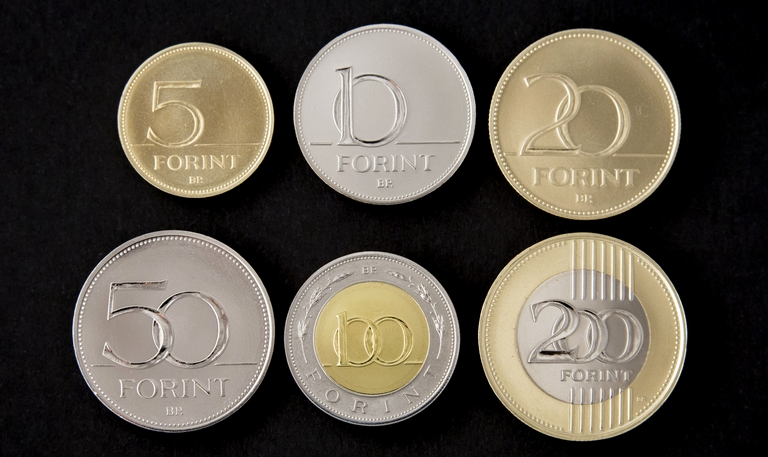
#> input picture src/images/others/forintok.jpg, 768 x 457 px, found by its file name
$ python main.py
#> lines starting #> are read from the running program, lines starting #| are printed output that depends on the picture; after the words box and inside, x2 and y2 are one past the last pixel; in counts of white or black regions, pixels touching at a corner belong together
import cv2
import argparse
import numpy as np

"""
coin = cv2.imread('Images/forintok.jpg', 1)
cv2.imshow("kep", coin)
cv2.waitKey(0)
gray = cv2.imread('Images/forintok.jpg', 0)
"""

"""
gray1 = cv2.cvtColor(coins, cv2.COLOR_BGR2GRAY)
cv2.imshow("kep3", gray1)
cv2.waitKey(0)
"""

# load the image, clone it for output, and then convert it to grayscale<font></font>
image = cv2.imread('Images/forintok.jpg', 1)
#> image is the input picture: shape (457, 768, 3); mean B, G, R 71.6, 82.1, 88.7
# image = cv2.resize(image, (0, 0), fx=0.2, fy=0.2) #saját kép transzformációja
output = image.copy()
gray = cv2.cvtColor(image, cv2.COLOR_BGR2GRAY)
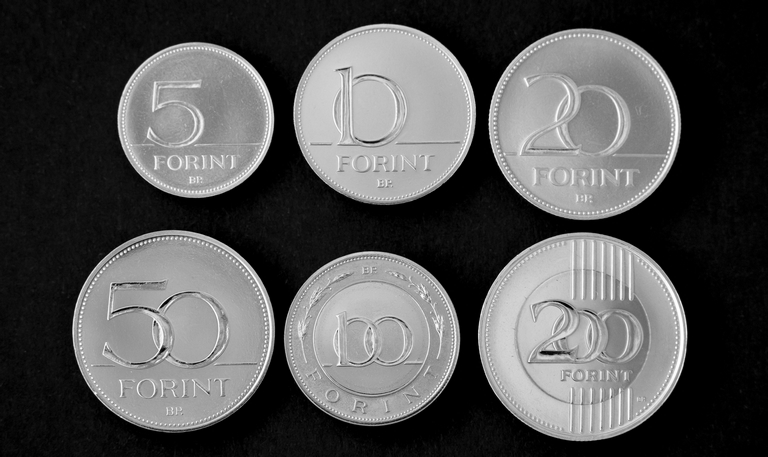
#> gray: shape (457, 768); min 0, max 255, mean 82.9
# detect circles in the image
circles = cv2.HoughCircles(gray, cv2.HOUGH_GRADIENT, 1, 142)
#> circles = [[584.5, 123.5, 96.4], [384.5, 114.5, 90.8], [582.5, 337.5, 100.5], [176.5, 328.5, 97.9], [192.5, 122.5, 74.9], [380.5, 334.5, 78.3]]

# ensure at least some circles were found
if circles is not None:
	# convert the (x, y) coordinates and radius of the circles to integers
	circles = np.round(circles[0, :]).astype("int")
#> circles = [[584, 124, 96], [384, 114, 91], [582, 338, 100], [176, 328, 98], [192, 122, 75], [380, 334, 78]]
	# loop over the (x, y) coordinates and radius of the circles
	for (x, y, r) in circles:
		# draw the circle in the output image, then draw a rectangle
		# corresponding to the center of the circle
		cv2.circle(output, (x, y), r, (0, 255, 0), 4)
		cv2.rectangle(output, (x - 5, y - 5), (x + 5, y + 5), (0, 128, 255), -1)
#> this loop made 6 passes
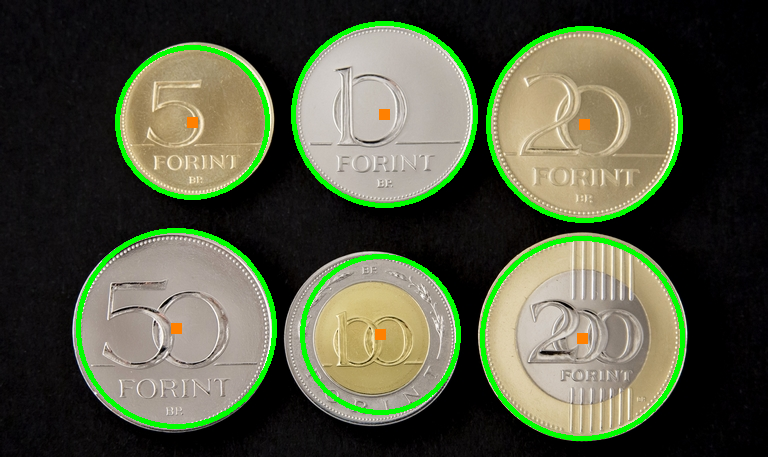
#> output: shape (457, 768, 3); 4.97% of pixels changed, all inside (x1, y1, x2, y2) = (76, 21, 685, 441)
	# show the output image
	cv2.imshow("output", np.hstack([image, output]))
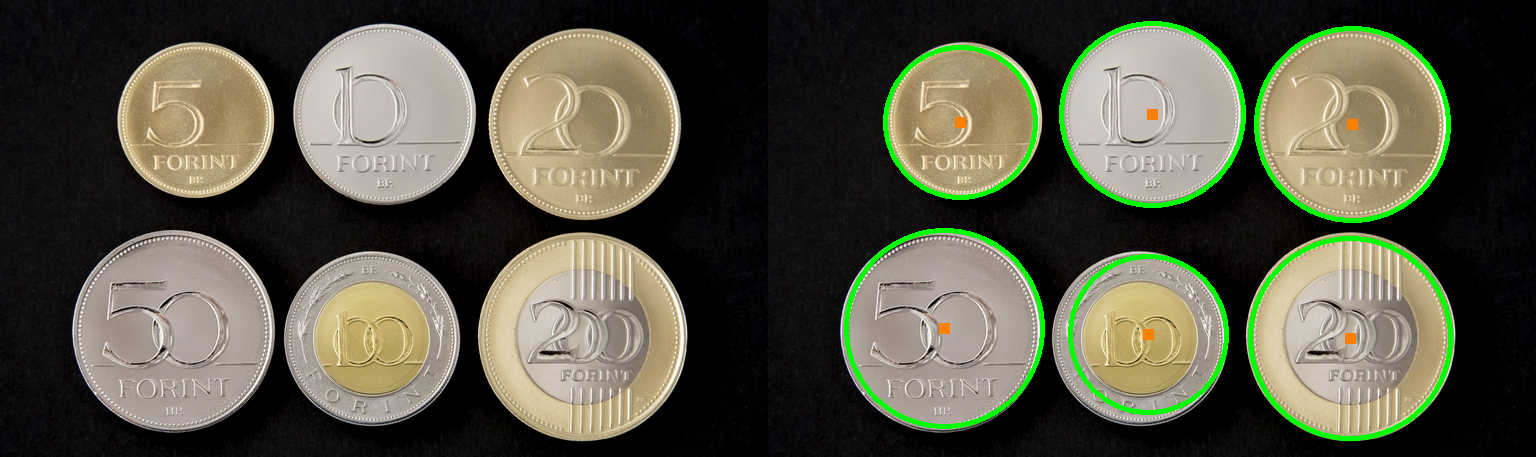
#> window 'output': shape (457, 1536, 3); mean B, G, R 68.6, 84.9, 85.4
cv2.waitKey(0)
